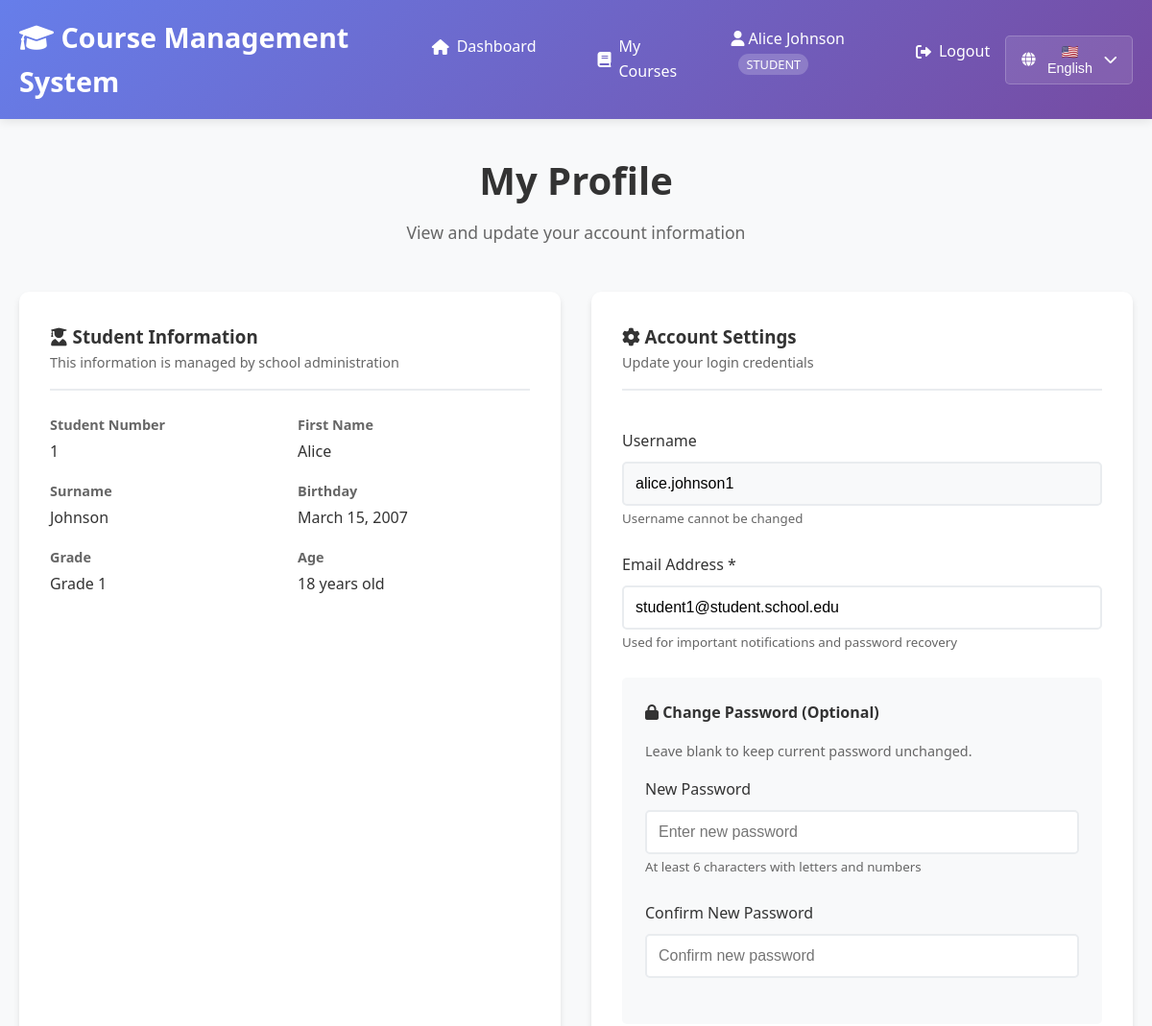
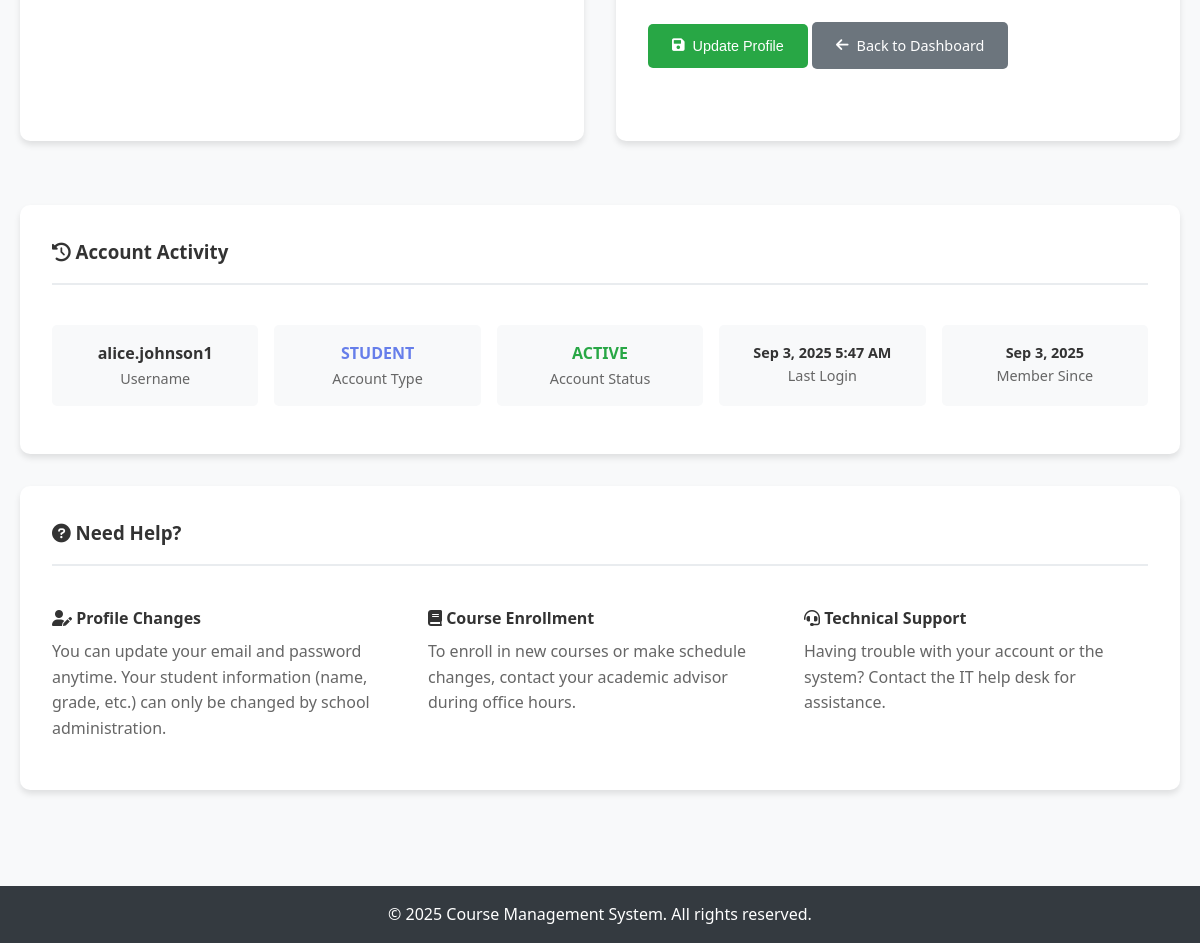
Page /students/my_profile.php (signed in) on the committed database (2 pictures, top to bottom).
### tables this page shows
CREATE TABLE `users` (
  `id` int(11) NOT NULL,
  `username` varchar(50) NOT NULL,
  `email` varchar(100) NOT NULL,
  `password_hash` varchar(255) NOT NULL,
  `role` enum('admin','teacher','student','staff') DEFAULT 'student',
  `student_id` int(11) DEFAULT NULL,
  `teacher_id` int(11) DEFAULT NULL,
  `first_name` varchar(50) NOT NULL,
  `last_name` varchar(50) NOT NULL,
  `created_at` timestamp NOT NULL DEFAULT current_timestamp(),
  `last_login` timestamp NULL DEFAULT NULL,
  `is_active` tinyint(1) DEFAULT 1
);

CREATE TABLE `students` (
  `student_number` int(11) NOT NULL,
  `first_name` varchar(50) NOT NULL,
  `surname` varchar(50) NOT NULL,
  `birthday` date NOT NULL,
  `grade` int(11) NOT NULL
);

### config/auth.php (called while the page is built, shortened)
<?php
require_once 'database.php';
function isLoggedIn() {
    return isset($_SESSION['user_id']) && !empty($_SESSION['user_id']);
}
function getCurrentUser() {
    return [
        'id' => $_SESSION['user_id'],
        'username' => $_SESSION['username'],
        'email' => $_SESSION['email'],
        'role' => $_SESSION['user_role'],
        'first_name' => $_SESSION['first_name'],
        'last_name' => $_SESSION['last_name'],
        'student_id' => $_SESSION['student_id'] ?? null,
        'teacher_id' => $_SESSION['teacher_id'] ?? null
    ];
}
?>

### config/database.php (called while the page is built, shortened)
<?php
function executeQuery($pdo, $sql, $params = []) {
    try {
        $stmt = $pdo->prepare($sql);
        $stmt->execute($params);
        return $stmt;
    } catch(PDOException $e) {
        throw new Exception("Query failed: " . $e->getMessage());
    }
}
function getRecordById($pdo, $table, $idColumn, $id) {
    $stmt = executeQuery($pdo, "SELECT * FROM $table WHERE $idColumn = ?", [$id]);
    return $stmt->fetch();
}
?>

### students/my_profile.php (the view, shortened to what this page needs)
<?php
require_once '../config/database.php';
require_once '../config/auth.php';
$currentUser = getCurrentUser();
try {
    $studentDetails = null;
    if ($currentUser['student_id']) {
        $studentDetails = getRecordById($pdo, 'students', 'student_number', $currentUser['student_id']);
    }
    $userDetails = getRecordById($pdo, 'users', 'id', $currentUser['id']);
} catch(Exception $e) {
    $error = "Error loading profile: " . $e->getMessage();
}
?>
<!DOCTYPE html>
<html lang="en">
<head>
    <link rel="stylesheet" href="../css/style.css">
    <link href="https://cdnjs.cloudflare.com/ajax/libs/font-awesome/6.0.0/css/all.min.css" rel="stylesheet">
</head>
<body>
    <header>
        <nav class="navbar">
            <div class="nav-container">
                <h1><i class="fas fa-graduation-cap"></i> Course Management System</h1>
                <ul class="nav-menu">
                    <li><a href="../index.php"><i class="fas fa-home"></i> Dashboard</a></li>
                    <li><a href="my_courses.php"><i class="fas fa-book"></i> My Courses</a></li>
                    <li class="user-menu">
                        <div style="display: flex; align-items: center; gap: 1rem;">
                            <span style="color: white;">
                                <i class="fas fa-user"></i>
                                <?= htmlspecialchars($currentUser['first_name'] . ' ' . $currentUser['last_name']) ?>
                                <span style="background: rgba(255,255,255,0.2); padding: 2px 8px; border-radius: 12px; font-size: 0.8rem; margin-left: 0.5rem;">STUDENT</span>
                            </span>
                            <a href="../index.php?logout=1" style="color: white; text-decoration: none;" onclick="return confirm('Are you sure you want to logout?')">
                                <i class="fas fa-sign-out-alt"></i> Logout
                            </a>
                        </div>
                    </li>
                </ul>
            </div>
        </nav>
    </header>
    <main class="main-content">
        <div class="container">
            <div class="dashboard-header">
                <h2>My Profile</h2>
                <p>View and update your account information</p>
            </div>
            <div style="display: grid; grid-template-columns: 1fr 1fr; gap: 2rem; margin-bottom: 2rem;">
                <?php if ($studentDetails): ?>
                    <div class="detail-card">
                        <div class="detail-header">
                            <h3><i class="fas fa-user-graduate"></i> Student Information</h3>
                            <p style="color: #666; font-size: 0.9rem;">This information is managed by school administration</p>
                        </div>
                        <div class="detail-info">
                            <div class="info-item">
                                <span class="info-label">Student Number</span>
                                <span class="info-value"><?= htmlspecialchars($studentDetails['student_number']) ?></span>
                            </div>
                            <div class="info-item">
                                <span class="info-label">First Name</span>
                                <span class="info-value"><?= htmlspecialchars($studentDetails['first_name']) ?></span>
                            </div>
                            <div class="info-item">
                                <span class="info-label">Surname</span>
                                <span class="info-value"><?= htmlspecialchars($studentDetails['surname']) ?></span>
                            </div>
                            <div class="info-item">
                                <span class="info-label">Birthday</span>
                                <span class="info-value"><?= date('F j, Y', strtotime($studentDetails['birthday'])) ?></span>
                            </div>
                            <div class="info-item">
                                <span class="info-label">Grade</span>
                                <span class="info-value">Grade <?= htmlspecialchars($studentDetails['grade']) ?></span>
                            </div>
                            <div class="info-item">
                                <span class="info-label">Age</span>
                                <span class="info-value">
                                    <?php
                                    $birthDate = new DateTime($studentDetails['birthday']);
                                    $today = new DateTime();
                                    $age = $today->diff($birthDate)->y;
                                    echo $age . ' years old';
                                    ?>
                                </span>
                            </div>
                        </div>
                    </div>
                <?php endif; ?>
                <div class="detail-card">
                    <div class="detail-header">
                        <h3><i class="fas fa-cog"></i> Account Settings</h3>
                        <p style="color: #666; font-size: 0.9rem;">Update your login credentials</p>
                    </div>
                    <div style="padding: 1rem 0;">
                        <form method="POST">
                            <div class="form-group">
                                <label for="username">Username</label>
                                <input type="text" id="username" name="username" class="form-control"
                                       value="<?= htmlspecialchars($userDetails['username']) ?>"
                                       readonly style="background-color: #f8f9fa; cursor: not-allowed;">
                                <small style="color: #666;">Username cannot be changed</small>
                            </div>
                            <div class="form-group">
                                <label for="email">Email Address *</label>
                                <input type="email" id="email" name="email" class="form-control"
                                       value="<?= htmlspecialchars($userDetails['email']) ?>" required>
                                <small style="color: #666;">Used for important notifications and password recovery</small>
                            </div>
                            <div style="background: #f8f9fa; padding: 1.5rem; border-radius: 5px; margin: 1.5rem 0;">
                                <h4 style="margin-bottom: 1rem; color: #333;">
                                    <i class="fas fa-lock"></i> Change Password (Optional)
                                </h4>
                                <p style="color: #666; margin-bottom: 1rem; font-size: 0.9rem;">
                                    Leave blank to keep current password unchanged.
                                </p>
                                <div class="form-group">
                                    <label for="new_password">New Password</label>
                                    <input type="password" id="new_password" name="new_password" class="form-control"
                                           placeholder="Enter new password">
                                    <small style="color: #666;">At least 6 characters with letters and numbers</small>
                                </div>
                                <div class="form-group">
                                    <label for="confirm_password">Confirm New Password</label>
                                    <input type="password" id="confirm_password" name="confirm_password" class="form-control"
                                           placeholder="Confirm new password">
                                </div>
                            </div>
                            <div class="form-group">
                                <button type="submit" class="btn btn-success">
                                    <i class="fas fa-save"></i> Update Profile
                                </button>
                                <a href="../index.php" class="btn btn-secondary">
                                    <i class="fas fa-arrow-left"></i> Back to Dashboard
                                </a>
                            </div>
                        </form>
                    </div>
                </div>
            </div>
            <div class="detail-card">
                <div class="detail-header">
                    <h3><i class="fas fa-history"></i> Account Activity</h3>
                </div>
                <div style="padding: 1rem 0;">
                    <div style="display: grid; grid-template-columns: repeat(auto-fit, minmax(200px, 1fr)); gap: 1rem;">
                        <div style="text-align: center; padding: 1rem; background: #f8f9fa; border-radius: 5px;">
                            <div style="font-size: 1rem; font-weight: bold; color: #333;">
                                <?= htmlspecialchars($userDetails['username']) ?>
                            </div>
                            <div style="color: #666; font-size: 0.9rem;">Username</div>
                        </div>
                        <div style="text-align: center; padding: 1rem; background: #f8f9fa; border-radius: 5px;">
                            <div style="font-size: 1rem; font-weight: bold; color: #667eea;">
                                STUDENT
                            </div>
                            <div style="color: #666; font-size: 0.9rem;">Account Type</div>
                        </div>
                        <div style="text-align: center; padding: 1rem; background: #f8f9fa; border-radius: 5px;">
                            <div style="font-size: 1rem; font-weight: bold; color: #28a745;">
                                ACTIVE
                            </div>
                            <div style="color: #666; font-size: 0.9rem;">Account Status</div>
                        </div>
                        <div style="text-align: center; padding: 1rem; background: #f8f9fa; border-radius: 5px;">
                            <div style="font-size: 0.9rem; font-weight: bold; color: #333;">
                                <?php if ($userDetails['last_login']): ?>
                                    <?= date('M j, Y g:i A', strtotime($userDetails['last_login'])) ?>
                                <?php else: ?>
                                    Never
                                <?php endif; ?>
                            </div>
                            <div style="color: #666; font-size: 0.9rem;">Last Login</div>
                        </div>
                        <div style="text-align: center; padding: 1rem; background: #f8f9fa; border-radius: 5px;">
                            <div style="font-size: 0.9rem; font-weight: bold; color: #333;">
                                <?= date('M j, Y', strtotime($userDetails['created_at'])) ?>
                            </div>
                            <div style="color: #666; font-size: 0.9rem;">Member Since</div>
                        </div>
                    </div>
                </div>
            </div>
            <div class="detail-card">
                <div class="detail-header">
                    <h3><i class="fas fa-question-circle"></i> Need Help?</h3>
                </div>
                <div style="padding: 1rem 0; color: #666;">
                    <div style="display: grid; grid-template-columns: repeat(auto-fit, minmax(300px, 1fr)); gap: 2rem;">
                        <div>
                            <h4 style="color: #333; margin-bottom: 0.5rem;">
                                <i class="fas fa-user-edit"></i> Profile Changes
                            </h4>
                            <p>You can update your email and password anytime. Your student information (name, grade, etc.) can only be changed by school administration.</p>
                        </div>
                        <div>
                            <h4 style="color: #333; margin-bottom: 0.5rem;">
                                <i class="fas fa-book"></i> Course Enrollment
                            </h4>
                            <p>To enroll in new courses or make schedule changes, contact your academic advisor during office hours.</p>
                        </div>
                        <div>
                            <h4 style="color: #333; margin-bottom: 0.5rem;">
                                <i class="fas fa-headset"></i> Technical Support
                            </h4>
                            <p>Having trouble with your account or the system? Contact the IT help desk for assistance.</p>
                        </div>
                    </div>
                </div>
            </div>
        </div>
    </main>
    <footer>
        <div class="container">
            <p>&copy; 2025 Course Management System. All rights reserved.</p>
        </div>
    </footer>

### rows in the picture
users: first_name+last_name "Alice Johnson", username "alice.johnson1", email "student1@student.school.edu", last_login "Sep 3, 2025 5:47 AM", created_at "Sep 3, 2025"
students: student_number "1", first_name "Alice", surname "Johnson", birthday "March 15, 2007", grade "1"
